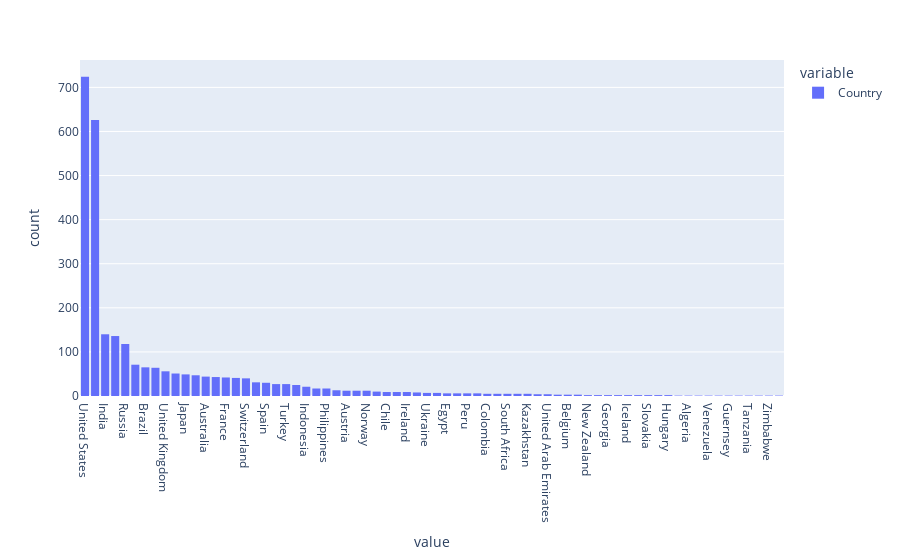

Notebook code for this chart:
### Code cell
px.histogram(bil.Country).update_xaxes(categoryorder="total descending")

### Figure 1 — Plotly figure (JSON) as saved in the notebook; plotly's stock layout.template omitted (floating-point values rounded to 4 significant figures; data arrays with more than 128 entries replaced by an {"elided": "..."} marker saying what was removed)
{"data": [{"alignmentgroup": "True", "bingroup": "x", "hovertemplate": "variable=Country<br>value=%{x}<br>count=%{y}<extra></extra>", "legendgroup": "Country", "marker": {"color": "#636efa"}, "name": "Country", "offsetgroup": "Country", "orientation": "v", "showlegend": true, "type": "histogram", "x": {"elided": "2755 str values"}, "xaxis": "x", "yaxis": "y"}], "layout": {"barmode": "relative", "legend": {"title": {"text": "variable"}, "tracegroupgap": 0}, "margin": {"t": 60}, "xaxis": {"anchor": "y", "categoryorder": "total descending", "domain": [0, 1], "title": {"text": "value"}}, "yaxis": {"anchor": "x", "domain": [0, 1], "title": {"text": "count"}}}}
